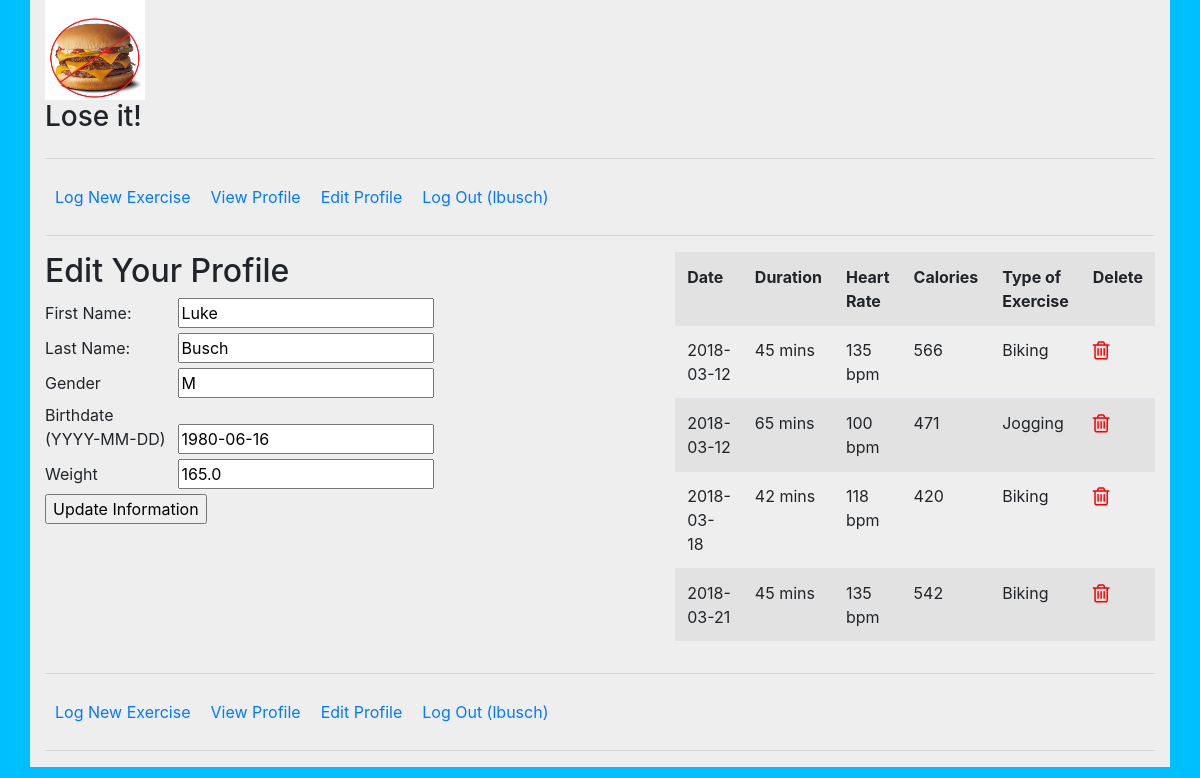
Screenshot of /editprofile.php (signed in) with the database file from the repository.
### tables this page shows
CREATE TABLE `EXERCISE_USER` (
  `id` int(11) NOT NULL AUTO_INCREMENT,
  `username` varchar(60) NOT NULL,
  `password` varchar(90) DEFAULT NULL,
  `lastname` varchar(40) NOT NULL,
  `firstname` varchar(30) NOT NULL,
  `gender` char(1) NOT NULL,
  `weight` double(4,1) NOT NULL,
  `age` varchar(30) DEFAULT NULL,
  `birthdate` date DEFAULT NULL,
  PRIMARY KEY (`id`)
);

CREATE TABLE `EXERCISE_LOG` (
  `id` int(11) NOT NULL AUTO_INCREMENT,
  `date` date DEFAULT NULL,
  `time_in_minutes` int(11) NOT NULL,
  `heartrate` int(11) NOT NULL,
  `calories` int(11) NOT NULL,
  `type` varchar(30) DEFAULT NULL,
  `EXERCISE_USER_id` int(11) NOT NULL,
  PRIMARY KEY (`id`)
);

### editprofile.php (the view, shortened to what this page needs)
<?php
    require_once('header.php');
    require('navMenu.php');
?>
<?php
    if (isset($_SESSION['user_id'])) {
        $id = $_SESSION['user_id'];
        $dbc = mysqli_connect(DB_HOST, DB_USER, DB_PASSWORD, DB_NAME)
                or die('Error connecting to MySQL server.');
        $query = "SELECT * FROM EXERCISE_USER WHERE id = '$id'";
        $data = mysqli_query($dbc, $query)
                or die("There was an error querying the database.");
        $row = mysqli_fetch_array($data);
    ?>
    <div class="row">
        <div id="profile-information" class="col">
            <h2>Edit Your Profile</h2>
            <form enctype="multipart/form-data" method="post" action="<?php echo $_SERVER['PHP_SELF']; ?>">
                <label>First Name:</label>
                <input type="text" name="firstname" value="<?php echo $row['firstname']; ?>"/><br />
                <label>Last Name:</label>
                <input type="text" name="lastname" value="<?php echo $row['lastname']; ?>"/><br />
                <label>Gender</label>
                <input type="text" name="gender" value="<?php echo $row['gender']; ?>"/><br />
                <label>Birthdate<br />(YYYY-MM-DD)</label>
                <input type="text" name="birthdate" value="<?php echo $row['birthdate']; ?>"/><br />
                <label>Weight</label>
                <input type="text" name="weight" value="<?php echo $row['weight']; ?>"/><br />
                <input type="submit" name="submit" value="Update Information" />
            </form>
        </div>
        <div id="recent-exercises" class="col">
        <?php
            $query = "SELECT * FROM EXERCISE_LOG WHERE EXERCISE_USER_id = '$id' LIMIT 15";
            $data = mysqli_query($dbc, $query)
                    or die("Error querying database.");
        ?>
            <table class="table table-striped">
                <tr><th class="thead-dark">Date</th><th>Duration</th><th>Heart Rate</th><th>Calories</th><th>Type of Exercise</th><th>Delete</th></tr>
            <?php
                while ($row = mysqli_fetch_array($data))
                {
            ?>
                <tr>
                  <td><?php echo $row['date']; ?></td>
                  <td><?php echo $row['time_in_minutes']; ?> mins</td>
                  <td><?php echo $row['heartrate'];?> bpm</td>
                  <td><?php echo $row['calories'];?></td>
                  <td><?php echo $row['type'];?></td>
                  <td><a href="deleteexercise.php?id=<?php echo $row['id']; ?>&referrer=editprofile.php"> <i class="fa fa-trash-o fa-lg"></i></a></td>
                </tr>
            <?php
                }
            ?>
            </table>
        </div>
    </div>
<?php
} else
    {
        echo "Whoops! You must be logged in to view this. ";
        echo '<a href="login.php">Log in.</a>';
    }
?>
<?php
    require('navMenu.php');
    require_once('footer.php');
?>

### style.css (style rules this page uses)
body { background-color: deepskyblue; }
#profile-information { float: left; margin-right: 10em; }
.fa-trash-o { color: red; }
label { width: 8em; }

### rows the page displays
exercise_user: firstname "Luke", lastname "Busch", gender "M", birthdate "1980-06-16", weight "165.0"
exercise_log: date "2018-03-12", time_in_minutes "45", heartrate "135", calories "566", type "Biking"
exercise_log: date "2018-03-12", time_in_minutes "65", heartrate "100", calories "471", type "Jogging"
exercise_log: date "2018-03-18", time_in_minutes "42", heartrate "118", calories "420", type "Biking"
exercise_log: date "2018-03-21", time_in_minutes "45", heartrate "135", calories "542", type "Biking"

### other values shown
$_SESSION['username'] "lbusch lbusch"
